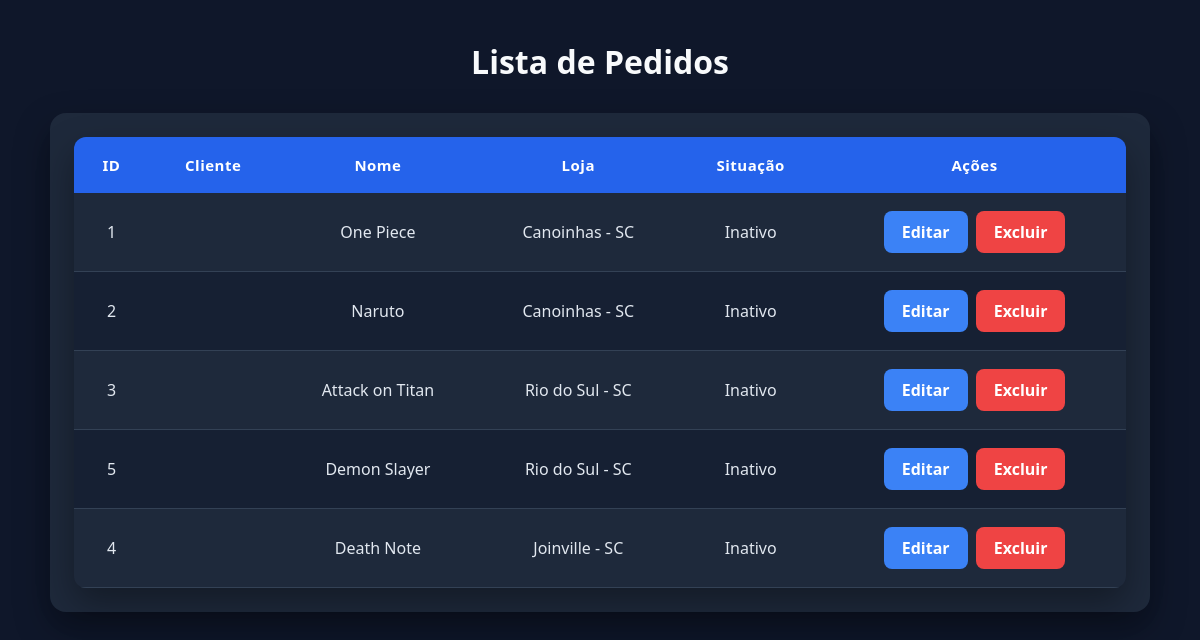
/pedidos/listaDevolucao.php, run on an earlier commit of the app's database.
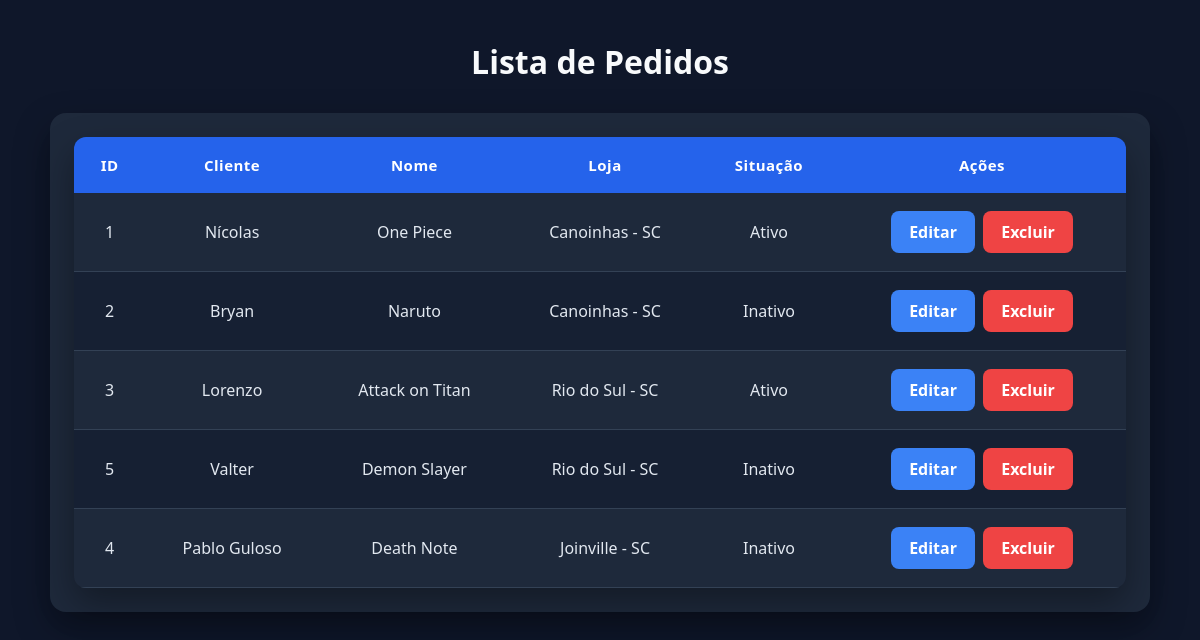
And on a later commit of the database.
### tables this page shows
CREATE TABLE pedido (
    id_pedido INT AUTO_INCREMENT PRIMARY KEY,
    id_manga INT NOT NULL,
    id_loja INT NOT NULL,

    FOREIGN KEY (id_manga) REFERENCES manga(id_manga),
    FOREIGN KEY (id_loja) REFERENCES loja(id_loja)
);

CREATE TABLE manga (
    id_manga INT AUTO_INCREMENT PRIMARY KEY,
    nome VARCHAR(60) NOT NULL,
    volume INT NOT NULL,
    genero VARCHAR(60) NOT NULL,
    descricao VARCHAR(60) NOT NULL,
    preco DECIMAL(10,2) NOT NULL,
    cliente VARCHAR(60) NOT NULL,
    ativo TINYINT(1) NOT NULL DEFAULT 0
);

CREATE TABLE loja (
    id_loja INT AUTO_INCREMENT PRIMARY KEY,
    lugar VARCHAR(60) NOT NULL
);

### pedidos/listaDevolucao.php (the view, shortened to what this page needs)
<?php
require_once '../database.php';
$sql = "
SELECT
    pedido.id_pedido,
    manga.nome,
    loja.lugar,
    manga.cliente,
    manga.ativo
FROM pedido
JOIN manga ON pedido.id_manga = manga.id_manga
JOIN loja ON pedido.id_loja = loja.id_loja
";
$stmt = $pdo->prepare($sql);
$stmt->execute();
$result = $stmt->fetchAll(PDO::FETCH_ASSOC);
?>
<!DOCTYPE html>
<html lang="pt-BR">
<head>
  <link rel="stylesheet" href="../css/style.css" />
</head>
<body>
  <h1>Lista de Pedidos</h1>
  <div class="table-container">
    <table>
      <thead>
        <tr>
          <th>ID</th>
          <th>Cliente</th>
          <th>Nome</th>
          <th>Loja</th>
          <th>Situação</th>
          <th>Ações</th>
        </tr>
      </thead>
      <tbody>
        <?php foreach ($result as $row): ?>
          <tr>
            <td><?= $row['id_pedido']; ?></td>
            <td><?= htmlspecialchars($row['cliente']); ?></td>
            <td><?= htmlspecialchars($row['nome']); ?></td>
            <td><?= htmlspecialchars($row['lugar']); ?></td>
            <td><?= $row['ativo'] ? 'Ativo' : 'Inativo'; ?></td>
            <td>
              <a href="editPedido.php?id_pedido=<?= $row['id_pedido']; ?>">Editar</a>
              <a href="deletePedido.php?id_pedido=<?= $row['id_pedido']; ?>">Excluir</a>
            </td>
          </tr>
        <?php endforeach; ?>
      </tbody>
    </table>
  </div>
</body>
</html>

### css/style.css (style rules this page uses)
* { margin:0; padding:0; box-sizing:border-box; font-family:Segoe UI,Roboto,Arial,sans-serif; }
body { background:#0f172a; color:#e2e8f0; min-height:100vh; padding:40px; }
.table-container { max-width:1100px; margin:0 auto; background:#1e293b; padding:24px; border-radius:16px; box-shadow:0 15px 35px rgba(0,0,0,.35); }
h1 { text-align:center; margin-bottom:30px; color:#f8fafc; font-size:2rem; }
table { width:100%; border-collapse:collapse; background:#1e293b; border-radius:12px; overflow:hidden; box-shadow:0 15px 35px rgba(0,0,0,.35); }
thead { background:#2563eb; }
thead th { padding:18px; color:white; font-size:15px; letter-spacing:.5px; }
tbody td { padding:16px; border-bottom:1px solid #334155; text-align:center; }
tbody tr { transition:.25s; }
tbody tr:nth-child(even) { background:#162033; }
a { text-decoration:none; color:white; padding:10px 18px; border-radius:8px; display:inline-block; margin:2px; transition:.25s; font-weight:bold; }
a[href*="edit"] { background:#3b82f6; }
a[href*="delete"] { background:#ef4444; }

What changed in the data, as far as the page shows it:
changed through a linked row, pedido "One Piece": id_manga.cliente (not shown) → "Nícolas"; text "Inativo" → "Ativo"
changed through a linked row, pedido "Naruto": id_manga.cliente (not shown) → "Bryan"
changed through a linked row, pedido "Attack on Titan": id_manga.cliente (not shown) → "Lorenzo"; text "Inativo" → "Ativo"
changed through a linked row, pedido "Demon Slayer": id_manga.cliente (not shown) → "Valter"
changed through a linked row, pedido "Death Note": id_manga.cliente (not shown) → "Pablo Guloso"
